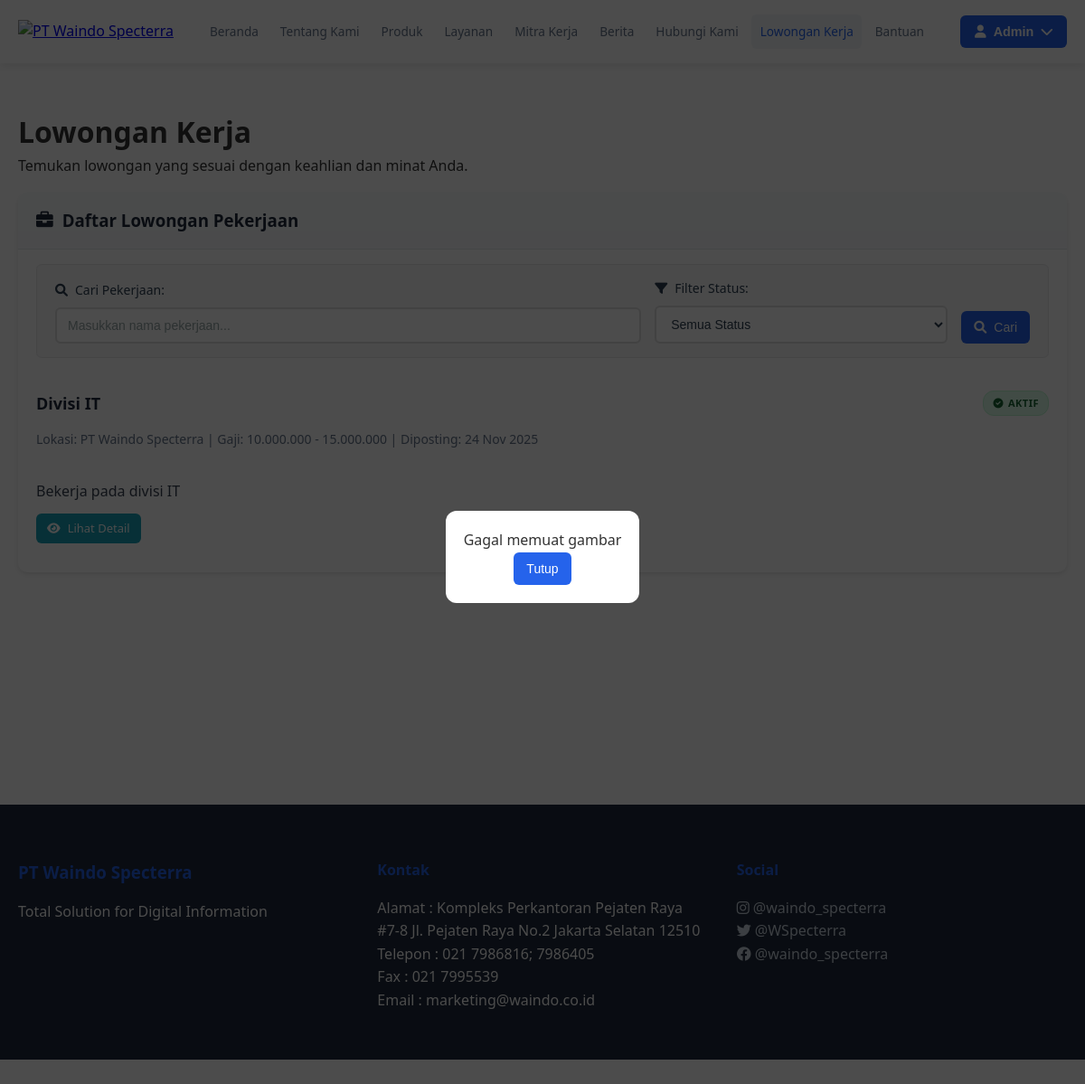
Page /bergabung.php (signed in) on the committed database.
### tables this page shows
CREATE TABLE `lowongan` (
  `job_id` int NOT NULL,
  `title` varchar(200) NOT NULL,
  `description` text NOT NULL,
  `requirements` text,
  `location` varchar(100) DEFAULT NULL,
  `salary_range` varchar(50) DEFAULT NULL,
  `status` enum('open','closed') DEFAULT 'open',
  `posted_by` int DEFAULT NULL,
  `req_jenjang_pendidikan` int DEFAULT NULL,
  `req_jurusan_pendidikan` int DEFAULT NULL,
  `posted_at` timestamp NULL DEFAULT CURRENT_TIMESTAMP,
  `updated_at` timestamp NULL DEFAULT NULL,
  `hapus` int NOT NULL DEFAULT '0'
);

### bergabung.php (the view, shortened to what this page needs)
<?php
require_once 'connect/koneksi.php';
$status_filter = isset($_GET['status']) ? $_GET['status'] : 'all';
$search_query = isset($_GET['search']) ? trim($_GET['search']) : '';
$whereClause = "WHERE hapus=0";
$jobs = mysqli_query($conn, "SELECT job_id, title, description, location, salary_range, posted_at, status FROM lowongan $whereClause ORDER BY status ASC, posted_at DESC");
$active_popup_rs = mysqli_query($conn, "SELECT * FROM popup_images WHERE is_active = 1 ORDER BY created_at DESC");
$popup_list = [];
if ($active_popup_rs && mysqli_num_rows($active_popup_rs) > 0) {
    while ($row = mysqli_fetch_assoc($active_popup_rs)) {
        $popup_list[] = $row;
    }
}
?>
<!DOCTYPE html>
<html lang="id">
<head>
    <link rel="stylesheet" href="assets/css/common.css">
    <link rel="stylesheet" href="assets/css/navbar.css">
    <link rel="stylesheet" href="assets/css/pages.css">
    <link rel="stylesheet" href="assets/css/bergabung.css">
    <link rel="stylesheet" href="https://cdnjs.cloudflare.com/ajax/libs/font-awesome/6.0.0/css/all.min.css">
</head>
<body>
    <?php include 'includes/navbar.php'; ?>
    <?php if (!empty($popup_list) && !isset($_GET['no_popup'])): ?>
        <div class="popup-overlay" id="imagePopup">
            <?php
                $uniqueOrientations = array_unique(array_map(function($p){return $p['orientation'];}, $popup_list));
                $containerMode = count($uniqueOrientations) === 1 ? $popup_list[0]['orientation'] : 'mixed';
            ?>
            <div class="popup-container <?php echo $containerMode; ?>" id="popupContainer">
            </div>
        </div>
    <?php endif; ?>
    <div class="page-container">
        <main class="page-content">
            <div class="container">
                <h1>Lowongan Kerja</h1>
                <p>Temukan lowongan yang sesuai dengan keahlian dan minat Anda.</p>
                <div class="card">
                    <div class="card-header">
                        <h3><i class="fas fa-briefcase"></i> Daftar Lowongan Pekerjaan</h3>
                    </div>
                    <div class="card-body">
                        <div class="filter-section">
                            <form method="GET" action="" id="filterForm" class="filter-form">
                                <div class="filter-group search-group">
                                    <label for="search-input">
                                        <i class="fas fa-search"></i> Cari Pekerjaan:
                                    </label>
                                    <div class="search-input-wrapper">
                                        <input type="text"
                                               id="search-input"
                                               name="search"
                                               placeholder="Masukkan nama pekerjaan..."
                                               value="<?php echo htmlspecialchars($search_query); ?>"
                                               class="search-input">
                                    </div>
                                </div>
                                <div class="filter-group">
                                    <label for="status-filter">
                                        <i class="fas fa-filter"></i> Filter Status:
                                    </label>
                                    <select id="status-filter" name="status" onchange="document.getElementById('filterForm').submit()">
                                        <option value="all" <?php echo $status_filter === 'all' ? 'selected' : ''; ?>>Semua Status</option>
                                    </select>
                                </div>
                                <button type="submit" class="btn btn-primary btn-search">
                                    <i class="fas fa-search"></i> Cari
                                </button>
                            </form>
                        </div>
                        <?php if ($jobs && mysqli_num_rows($jobs) > 0): ?>
                            <?php while ($job = mysqli_fetch_assoc($jobs)): ?>
                                <div class="job-item <?php echo $job['status'] === 'closed' ? 'job-closed' : ''; ?>">
                                    <div class="job-header">
                                        <h4 class="job-title"><?php echo htmlspecialchars($job['title']); ?></h4>
                                        <div class="job-status">
                                            <?php if ($job['status'] === 'open'): ?>
                                                <span class="status-badge status-open">
                                                    <i class="fas fa-check-circle"></i> Aktif
                                                </span>
                                            <?php else: ?>
                                                <span class="status-badge status-closed">
                                                    <i class="fas fa-times-circle"></i> Ditutup
                                                </span>
                                            <?php endif; ?>
                                        </div>
                                    </div>
                                    <div class="job-meta">
                                        Lokasi: <?php echo htmlspecialchars($job['location'] ?: '-'); ?> |
                                        Gaji: <?php echo htmlspecialchars($job['salary_range'] ?: '-'); ?> |
                                        Diposting: <?php echo date('d M Y', strtotime($job['posted_at'])); ?>
                                    </div>
                                    <div class="job-desc-preview">
                                        <?php
                                        $description = strip_tags($job['description']);
                                        echo htmlspecialchars(strlen($description) > 200 ? substr($description, 0, 200) . '...' : $description);
                                        ?>
                                    </div>
                                    <div class="job-actions">
                                        <a href="detail-lowongan-public.php?id=<?php echo $job['job_id']; ?>" class="btn btn-info btn-sm">
                                            <i class="fas fa-eye"></i> Lihat Detail
                                        </a>
                                    </div>
                                </div>
                            <?php endwhile; ?>
                        <?php endif; ?>
                    </div>
                </div>
            </div>
        </main>
    </div>
    <footer class="footer">
        <div class="container">
            <div class="footer-content">
                <div class="footer-section">
                    <h3>PT Waindo Specterra</h3>
                    <p>Total Solution for Digital Information</p>
                </div>
                <div class="footer-section">
                    <ul>
                        <h4>Kontak</h4>
                        <p>Alamat : Kompleks Perkantoran Pejaten Raya #7-8 Jl. Pejaten Raya No.2 Jakarta Selatan 12510</p>
                        <p>Telepon : 021 7986816; 7986405</p>
                        <p>Fax : 021 7995539</p>
                        <p>Email : marketing@waindo.co.id</p>
                    </ul>
                </div>
                <div class="footer-section">
                    <h4>Social</h4>
                    <p><a href="https://www.instagram.com/waindo_specterra?igshid=fysfd3j6l41n"><i class="fa-brands fa-instagram"></i> @waindo_specterra</a></p>
                    <p><a href="https://x.com/WSpecterra?s=08"><i class="fa-brands fa-twitter"></i> @WSpecterra</a></p>
                    <p><a href="https://www.instagram.com/waindo_specterra?igshid=fysfd3j6l41n"><i class="fa-brands fa-facebook"></i> @waindo_specterra</a></p>
                </div>
            </div>
        </div>
    </footer>
</body>
</html>

### assets/css/common.css (style rules this page uses)
* { margin: 0; padding: 0; box-sizing: border-box; }
body { font-family: "Segoe UI", Tahoma, Geneva, Verdana, sans-serif; line-height: 1.6; color: #333; background-color: #ffffff; padding-top: 70px; }
.container { max-width: 1200px; margin: 0 auto; padding: 0 20px; }
.btn-primary { background: #2563eb; color: white; padding: 12px 24px; border: none; border-radius: 6px; font-size: 1rem; font-weight: 600; cursor: pointer; text-decoration: none; display: inline-block; transition: all 0.3s ease; }
.footer { background: #1e293b; color: white; padding: 60px 0 20px; margin-top: 80px; }
.footer-content { display: grid; grid-template-columns: repeat(auto-fit, minmax(250px, 1fr)); gap: 2rem; margin-bottom: 2rem; }
.footer-section h3, .footer-section h4 { margin-bottom: 1rem; color: #2563eb; }
.footer-section ul { list-style: none; }
.footer-section a { color: #cbd5e1; text-decoration: none; transition: color 0.3s ease; }

### assets/css/navbar.css (style rules this page uses)
body { margin-top: -60px; }

### assets/css/pages.css (style rules this page uses)
.page-container { min-height: 100vh; padding-top: 70px; }
.page-content { padding: 40px 0; }
.container { max-width: 1200px; margin: 0 auto; padding: 0 20px; }

### rows in the picture
lowongan: title "Divisi IT", status "open" (drawn), location "PT Waindo Specterra", salary_range "10.000.000 - 15.000.000", posted_at "24 Nov 2025", description "Bekerja pada divisi IT"

### other values in the picture
$_SESSION['full_name'] ?: $_SESSION['username'] "Admin"
